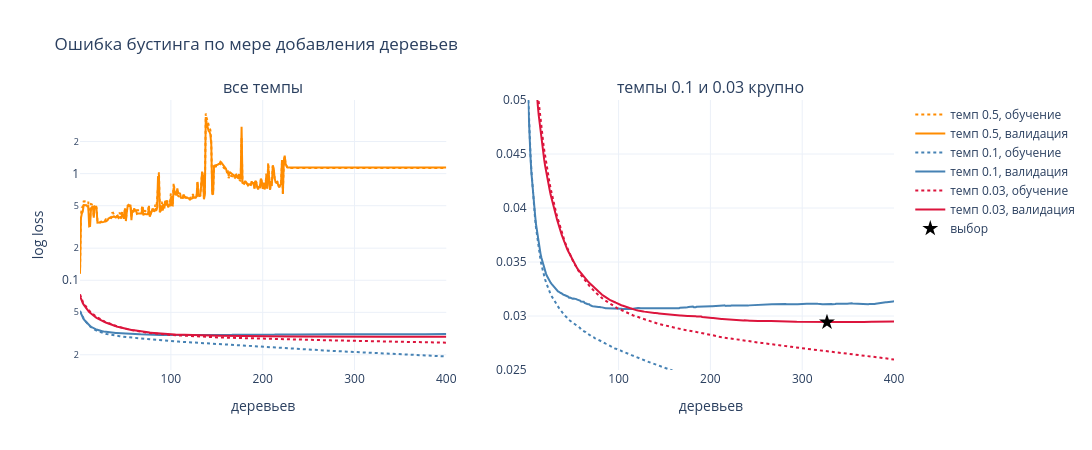

The notebook cell saved with this chart:
### Markdown cell above
### 4.4 Сколько деревьев

Вернёмся к банкротствам и возьмём `HistGradientBoostingClassifier`, быстрый бустинг sklearn, с деревьями глубины 3. Встроенная ранняя остановка (early stopping) откладывает 10 % случайных строк, а строки одного банка похожи между собой: это утечка из L03. Поэтому выключаем её (`early_stopping=False`) и выбираем темп и число деревьев по валидационным банкам из §1.3. Метод `staged_predict_proba` выдаёт прогнозы после 1, 2, 3, … деревьев.

### Code cell
from sklearn.ensemble import HistGradientBoostingClassifier

curve_rows = []
for lr in [0.5, 0.1, 0.03]:                                         # три темпа обучения
    booster = HistGradientBoostingClassifier(learning_rate=lr, max_depth=3, max_iter=400,
                                             early_stopping=False, random_state=SEED)
    booster.fit(fit[FEATURES], fit["y"])
    n = 1
    for p_fit, p_valid in zip(booster.staged_predict_proba(fit[FEATURES]), booster.staged_predict_proba(valid[FEATURES])):
        curve_rows.append({"темп": str(lr), "деревьев": n,
                           "обучение": log_loss(fit["y"], p_fit[:, 1]),
                           "валидация": log_loss(valid["y"], p_valid[:, 1])})
        n += 1
curves = pd.DataFrame(curve_rows)

# Для сравнения: ошибка без деревьев, когда прогноз для всех — доля событий
print(f"без деревьев: {log_loss(valid['y'], np.full(len(valid), fit['y'].mean())):.4f}")

# Минимум валидационной ошибки для каждого темпа
for lr in ["0.5", "0.1", "0.03"]:
    rows = curves[curves["темп"] == lr]
    at_min = rows.loc[rows["валидация"].idxmin()]
    print(f"темп {lr}: минимум на валидации {at_min['валидация']:.4f} при {int(at_min['деревьев'])} деревьях; "
          f"после 400: обучение {rows['обучение'].iloc[-1]:.4f}, валидация {rows['валидация'].iloc[-1]:.4f}")

# Лучшая пара «темп, число деревьев» — минимум log loss на валидации
best = curves.loc[curves["валидация"].idxmin()]
best_lr, best_n = float(best["темп"]), int(best["деревьев"])
print(f"выбираем: темп {best_lr}, деревьев {best_n}")

# Слева все три темпа (шкала логарифмическая), справа крупно два медленных
fig = make_subplots(rows=1, cols=2, subplot_titles=["все темпы", "темпы 0.1 и 0.03 крупно"])
colors = {"0.5": "darkorange", "0.1": "steelblue", "0.03": "crimson"}
for lr, color in colors.items():
    rows = curves[curves["темп"] == lr]
    for part, dash in [("обучение", "dot"), ("валидация", "solid")]:
        for col in [1, 2]:
            if col == 2 and lr == "0.5":
                continue
            fig.add_trace(go.Scatter(x=rows["деревьев"], y=rows[part], mode="lines", line=dict(color=color, dash=dash),
                                     name=f"темп {lr}, {part}", showlegend=(col == 1)), row=1, col=col)
fig.add_trace(go.Scatter(x=[best_n], y=[best["валидация"]], mode="markers", marker=dict(size=12, color="black", symbol="star"),
                         name="выбор"), row=1, col=2)
fig.update_yaxes(type="log", title_text="log loss", row=1, col=1)
fig.update_yaxes(range=[0.025, 0.05], row=1, col=2)
fig.update_xaxes(title_text="деревьев")
fig.update_layout(height=450, width=1100, title="Ошибка бустинга по мере добавления деревьев")
fig.show()

### Figure 1 — Plotly figure (JSON) as saved in the notebook; plotly's stock layout.template omitted (floating-point values rounded to 4 significant figures; data arrays with more than 128 entries replaced by an {"elided": "..."} marker saying what was removed)
{"data": [{"line": {"color": "darkorange", "dash": "dot"}, "mode": "lines", "name": "темп 0.5, обучение", "showlegend": true, "type": "scatter", "x": {"elided": "400 int values"}, "xaxis": "x", "y": {"elided": "400 float values"}, "yaxis": "y"}, {"line": {"color": "darkorange", "dash": "solid"}, "mode": "lines", "name": "темп 0.5, валидация", "showlegend": true, "type": "scatter", "x": {"elided": "400 int values"}, "xaxis": "x", "y": {"elided": "400 float values"}, "yaxis": "y"}, {"line": {"color": "steelblue", "dash": "dot"}, "mode": "lines", "name": "темп 0.1, обучение", "showlegend": true, "type": "scatter", "x": {"elided": "400 int values"}, "xaxis": "x", "y": {"elided": "400 float values"}, "yaxis": "y"}, {"line": {"color": "steelblue", "dash": "dot"}, "mode": "lines", "name": "темп 0.1, обучение", "showlegend": false, "type": "scatter", "x": {"elided": "400 int values"}, "xaxis": "x2", "y": {"elided": "400 float values"}, "yaxis": "y2"}, {"line": {"color": "steelblue", "dash": "solid"}, "mode": "lines", "name": "темп 0.1, валидация", "showlegend": true, "type": "scatter", "x": {"elided": "400 int values"}, "xaxis": "x", "y": {"elided": "400 float values"}, "yaxis": "y"}, {"line": {"color": "steelblue", "dash": "solid"}, "mode": "lines", "name": "темп 0.1, валидация", "showlegend": false, "type": "scatter", "x": {"elided": "400 int values"}, "xaxis": "x2", "y": {"elided": "400 float values"}, "yaxis": "y2"}, {"line": {"color": "crimson", "dash": "dot"}, "mode": "lines", "name": "темп 0.03, обучение", "showlegend": true, "type": "scatter", "x": {"elided": "400 int values"}, "xaxis": "x", "y": {"elided": "400 float values"}, "yaxis": "y"}, {"line": {"color": "crimson", "dash": "dot"}, "mode": "lines", "name": "темп 0.03, обучение", "showlegend": false, "type": "scatter", "x": {"elided": "400 int values"}, "xaxis": "x2", "y": {"elided": "400 float values"}, "yaxis": "y2"}, {"line": {"color": "crimson", "dash": "solid"}, "mode": "lines", "name": "темп 0.03, валидация", "showlegend": true, "type": "scatter", "x": {"elided": "400 int values"}, "xaxis": "x", "y": {"elided": "400 float values"}, "yaxis": "y"}, {"line": {"color": "crimson", "dash": "solid"}, "mode": "lines", "name": "темп 0.03, валидация", "showlegend": false, "type": "scatter", "x": {"elided": "400 int values"}, "xaxis": "x2", "y": {"elided": "400 float values"}, "yaxis": "y2"}, {"marker": {"color": "black", "size": 12, "symbol": "star"}, "mode": "markers", "name": "выбор", "type": "scatter", "x": [327], "xaxis": "x2", "y": [0.02943], "yaxis": "y2"}], "layout": {"annotations": [{"font": {"size": 16}, "showarrow": false, "text": "все темпы", "x": 0.225, "xanchor": "center", "xref": "paper", "y": 1, "yanchor": "bottom", "yref": "paper"}, {"font": {"size": 16}, "showarrow": false, "text": "темпы 0.1 и 0.03 крупно", "x": 0.775, "xanchor": "center", "xref": "paper", "y": 1, "yanchor": "bottom", "yref": "paper"}], "height": 450, "title": {"text": "Ошибка бустинга по мере добавления деревьев"}, "width": 1100, "xaxis": {"anchor": "y", "domain": [0, 0.45], "title": {"text": "деревьев"}}, "xaxis2": {"anchor": "y2", "domain": [0.55, 1], "title": {"text": "деревьев"}}, "yaxis": {"anchor": "x", "domain": [0, 1], "title": {"text": "log loss"}, "type": "log"}, "yaxis2": {"anchor": "x2", "domain": [0, 1], "range": [0.025, 0.05]}}}
